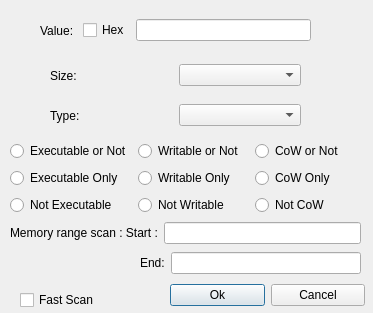
<?xml version="1.0" encoding="UTF-8"?>
<ui version="4.0">
 <class>Dialog</class>
 <widget class="QDialog" name="Dialog">
  <property name="geometry">
   <rect>
    <x>0</x>
    <y>0</y>
    <width>373</width>
    <height>313</height>
   </rect>
  </property>
  <property name="windowTitle">
   <string>Dialog</string>
  </property>
  <widget class="QCheckBox" name="checkBox_2">
   <property name="geometry">
    <rect>
     <x>20</x>
     <y>290</y>
     <width>81</width>
     <height>20</height>
    </rect>
   </property>
   <property name="text">
    <string>Fast Scan</string>
   </property>
  </widget>
  <widget class="QWidget" name="">
   <property name="geometry">
    <rect>
     <x>40</x>
     <y>10</y>
     <width>271</width>
     <height>41</height>
    </rect>
   </property>
   <layout class="QHBoxLayout" name="horizontalLayout">
    <item>
     <widget class="QLabel" name="label">
      <property name="text">
       <string>Value: </string>
      </property>
     </widget>
    </item>
    <item>
     <widget class="QCheckBox" name="checkBox">
      <property name="text">
       <string>Hex</string>
      </property>
     </widget>
    </item>
    <item>
     <widget class="QLineEdit" name="lineEdit"/>
    </item>
   </layout>
  </widget>
  <widget class="QWidget" name="">
   <property name="geometry">
    <rect>
     <x>50</x>
     <y>100</y>
     <width>251</width>
     <height>31</height>
    </rect>
   </property>
   <layout class="QHBoxLayout" name="horizontalLayout_2">
    <item>
     <widget class="QLabel" name="label_3">
      <property name="text">
       <string>Type:</string>
      </property>
     </widget>
    </item>
    <item>
     <widget class="QComboBox" name="comboBox_2"/>
    </item>
   </layout>
  </widget>
  <widget class="QWidget" name="">
   <property name="geometry">
    <rect>
     <x>50</x>
     <y>60</y>
     <width>251</width>
     <height>31</height>
    </rect>
   </property>
   <layout class="QHBoxLayout" name="horizontalLayout_3">
    <item>
     <widget class="QLabel" name="label_2">
      <property name="text">
       <string>Size:</string>
      </property>
     </widget>
    </item>
    <item>
     <widget class="QComboBox" name="comboBox"/>
    </item>
   </layout>
  </widget>
  <widget class="QWidget" name="">
   <property name="geometry">
    <rect>
     <x>170</x>
     <y>280</y>
     <width>195</width>
     <height>30</height>
    </rect>
   </property>
   <layout class="QHBoxLayout" name="horizontalLayout_4">
    <item>
     <widget class="QPushButton" name="pushButton">
      <property name="text">
       <string>Ok</string>
      </property>
     </widget>
    </item>
    <item>
     <widget class="QPushButton" name="pushButton_2">
      <property name="text">
       <string>Cancel</string>
      </property>
     </widget>
    </item>
   </layout>
  </widget>
  <widget class="QWidget" name="">
   <property name="geometry">
    <rect>
     <x>10</x>
     <y>220</y>
     <width>351</width>
     <height>57</height>
    </rect>
   </property>
   <layout class="QVBoxLayout" name="verticalLayout_3">
    <item>
     <layout class="QHBoxLayout" name="horizontalLayout_5">
      <item>
       <widget class="QLabel" name="label_4">
        <property name="text">
         <string>Memory range scan : Start :</string>
        </property>
       </widget>
      </item>
      <item>
       <widget class="QLineEdit" name="lineEdit_2"/>
      </item>
     </layout>
    </item>
    <item>
     <layout class="QHBoxLayout" name="horizontalLayout_6">
      <item>
       <spacer name="horizontalSpacer_3">
        <property name="orientation">
         <enum>Qt::Horizontal</enum>
        </property>
        <property name="sizeType">
         <enum>QSizePolicy::Fixed</enum>
        </property>
        <property name="sizeHint" stdset="0">
         <size>
          <width>130</width>
          <height>20</height>
         </size>
        </property>
       </spacer>
      </item>
      <item>
       <widget class="QLabel" name="label_5">
        <property name="text">
         <string>End:</string>
        </property>
       </widget>
      </item>
      <item>
       <widget class="QLineEdit" name="lineEdit_3"/>
      </item>
     </layout>
    </item>
   </layout>
  </widget>
  <widget class="QWidget" name="">
   <property name="geometry">
    <rect>
     <x>10</x>
     <y>140</y>
     <width>356</width>
     <height>78</height>
    </rect>
   </property>
   <layout class="QHBoxLayout" name="horizontalLayout_7">
    <item>
     <layout class="QVBoxLayout" name="verticalLayout_2">
      <item>
       <widget class="QRadioButton" name="radioButton_4">
        <property name="text">
         <string>Executable or Not</string>
        </property>
       </widget>
      </item>
      <item>
       <widget class="QRadioButton" name="radioButton_5">
        <property name="text">
         <string>Executable Only</string>
        </property>
       </widget>
      </item>
      <item>
       <widget class="QRadioButton" name="radioButton_6">
        <property name="text">
         <string>Not Executable</string>
        </property>
       </widget>
      </item>
     </layout>
    </item>
    <item>
     <layout class="QVBoxLayout" name="verticalLayout">
      <item>
       <widget class="QRadioButton" name="radioButton_3">
        <property name="text">
         <string>Writable or Not</string>
        </property>
       </widget>
      </item>
      <item>
       <widget class="QRadioButton" name="radioButton">
        <property name="text">
         <string>Writable Only</string>
        </property>
       </widget>
      </item>
      <item>
       <widget class="QRadioButton" name="radioButton_2">
        <property name="text">
         <string>Not Writable</string>
        </property>
       </widget>
      </item>
     </layout>
    </item>
    <item>
     <layout class="QVBoxLayout" name="verticalLayout_4">
      <item>
       <widget class="QRadioButton" name="radioButton_7">
        <property name="text">
         <string>CoW or Not</string>
        </property>
       </widget>
      </item>
      <item>
       <widget class="QRadioButton" name="radioButton_8">
        <property name="text">
         <string>CoW Only</string>
        </property>
       </widget>
      </item>
      <item>
       <widget class="QRadioButton" name="radioButton_9">
        <property name="text">
         <string>Not CoW</string>
        </property>
       </widget>
      </item>
     </layout>
    </item>
   </layout>
  </widget>
 </widget>
 <resources/>
 <connections/>
</ui>
